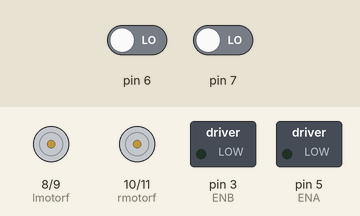
Recording of a sketch running on a simulated Arduino Uno, built with avr-gcc and run on an emulated ATmega328P. Shown: motor-driver pin pairs drawn as motors (green arrow = first pin HIGH = forward, orange = second pin HIGH = backward, longer = more drive), switched loads named in the sketch (green lamp = pin HIGH). Inputs (shaded band) come from the test bench; at power-on: pin 6 LOW, pin 7 LOW.

Above: at 1.2 s.
1.3 s: pin 6 driven HIGH
At 2.5 s:
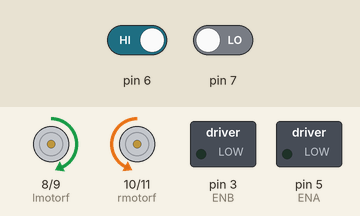
2.8 s: pin 7 driven HIGH
At 3.4 s:
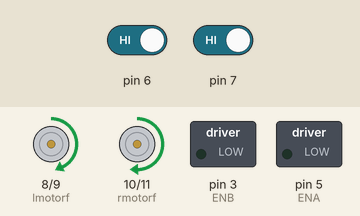
4.3 s: pin 6 driven LOW
At 5.0 s:
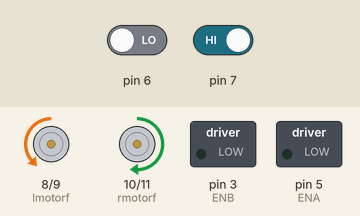
5.8 s: pin 7 driven LOW
At 6.8 s:
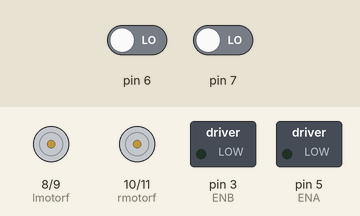
7.3 s: pin 6 driven HIGH
At 8.4 s:
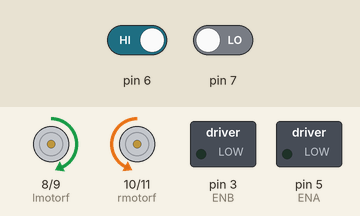
8.8 s: pin 7 driven HIGH
At 9.1 s:
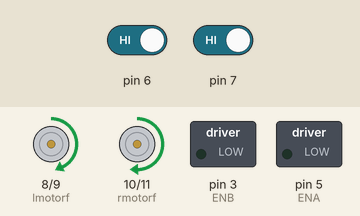
Timing chart, 0 to 11.3 s (numbered marks = the images above; inputs shaded):
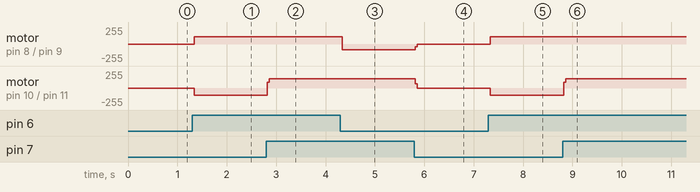

Measured:
- after the input at 1.3 s, motor on pin 8 (lmotorf) / pin 9 (lmotorb): stopped → forward 110/255 at once; motor on pin 10 (rmotorf) / pin 11 (rmotorb): stopped → backward 109/255 at once
- after the input at 2.8 s, motor on pin 10 (rmotorf) / pin 11 (rmotorb): backward 109/255 → forward 137/255 at once
- after the input at 4.3 s, motor on pin 8 (lmotorf) / pin 9 (lmotorb): forward 110/255 → backward 85/255 at once
- after the input at 5.8 s, motor on pin 8 (lmotorf) / pin 9 (lmotorb): backward 85/255 → stopped at once; motor on pin 10 (rmotorf) / pin 11 (rmotorb): forward 137/255 → stopped at once
- after the input at 7.3 s, motor on pin 8 (lmotorf) / pin 9 (lmotorb): stopped → forward 110/255 at once; motor on pin 10 (rmotorf) / pin 11 (rmotorb): stopped → backward 109/255 at once
- after the input at 8.8 s, motor on pin 10 (rmotorf) / pin 11 (rmotorb): backward 109/255 → forward 137/255 at once

The sketch:

sketch_aug03a.ino
```cpp
#define lmotorf 8
#define lmotorb 9
#define rmotorf 10
#define rmotorb 11
#define ENA 5
#define ENB 3

void setup()
{
  pinMode(lmotorf,OUTPUT);
  pinMode(rmotorf,OUTPUT);
  pinMode(lmotorb,OUTPUT);
  pinMode(rmotorb,OUTPUT);
  pinMode(ENA,OUTPUT);
  pinMode(ENB,OUTPUT);
  pinMode(6,INPUT);
  pinMode(7,INPUT);
}

void loop()
{
  digitalWrite (lmotorf, LOW);
  digitalWrite (lmotorb, LOW);
  digitalWrite (rmotorf, LOW);
  digitalWrite (rmotorb, LOW);

  int lsensor=digitalRead(6);
int rsensor=digitalRead(7);
if((lsensor==HIGH)&&(rsensor==HIGH))
{
//both sensors on white
// go forward
digitalWrite(lmotorf,HIGH);
digitalWrite(rmotorf,HIGH);
digitalWrite(lmotorb,LOW);
digitalWrite(rmotorb,LOW);
}
else if((lsensor==HIGH)&& (rsensor==LOW))
{
//right sensor on black line
// turn right
digitalWrite(lmotorf,HIGH);
digitalWrite(rmotorf,LOW);
digitalWrite(lmotorb,LOW);
digitalWrite(rmotorb,HIGH);
}
else if((lsensor==LOW)&&(rsensor==HIGH))
{
//left sensor on black line
// turn left
digitalWrite(lmotorf,LOW);
digitalWrite(rmotorf,HIGH);
digitalWrite(lmotorb,HIGH);
digitalWrite(rmotorb,LOW);
}
else
{
digitalWrite(lmotorf,LOW);
digitalWrite(rmotorf,LOW);
digitalWrite(lmotorb,LOW);
digitalWrite(rmotorb,LOW);
}
}
```
